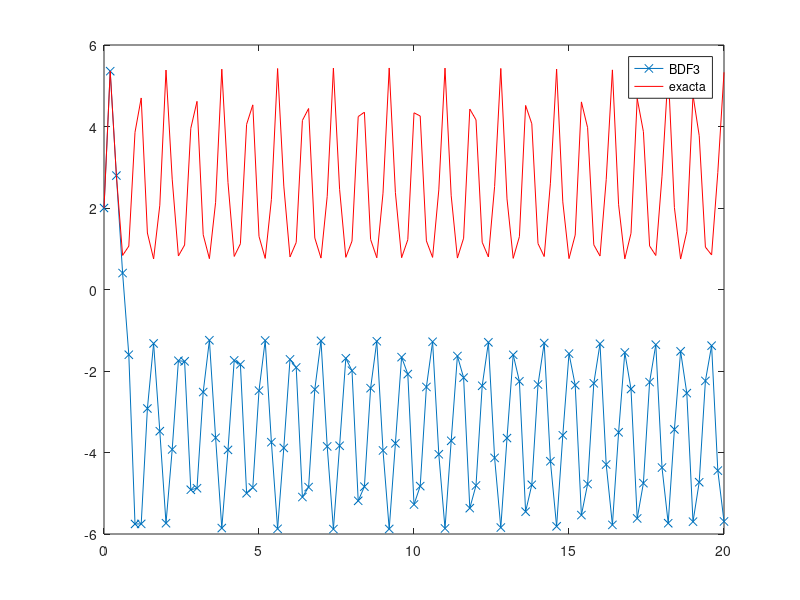

Here is the MATLAB script that generated this plot: (Note: this script raises an error after producing the figure.)
%
% estimamos el orden de convergencia con BDF3 
% usando las rectas de pendiente sobre el 
% problema y'=kk*cos(kk*t)*y que oscila periodicamente
% La solucion es 
%  y=y0*exp(sin(kk*t));
%
%Datos para la solucion exacta
t0=0; %Tiempo inicial
tf=20;  %Tiempo final
T=tf-t0;% Tiempo total
y0=2; %Dato inicial
%Datos para la solucion exacta
kk=7;

%
% Numero de calculos a realizar
%
M=13;
nP=zeros(1,M);% guarda el numero de puntos de la particion en cada calculo
errBDF3=zeros(1,M); %guarda el error obtenido con BDF3
%
% Numero de puntos iniciales
%
N=100;
for j=1:M  
    nP(j)=N;% Se guarda el numero de puntos a usar 
    h=T/N; % Talla de la particion
% Vectores para BDF3
    t=zeros(1,N+1);% dimensionaliza t
    y=zeros(1,N+1);% dimensionaliza y 
    yexact=zeros(1,N+1);% dimensionaliza yexact 
    %
    % Datos iniciales
    %
    t(1)=0;
    t(2)=h;
    t(3)=2*h;
    y(1)=y0*exp(sin(kk*t(1)));
    y(2)=y0*exp(sin(kk*t(2)));
    y(3)=y0*exp(sin(kk*t(3)));
    yexact(1)=y(1);
    yexact(2)=y(2);
    yexact(3)=y(3);
    
for n=3:N
    t(n+1)=n*h;
    y(n+1)=18/11*y(n)-9/11*y(n-1)+2/11*y(n-2);
    y(n+1)=y(n+1)/(1-6/11*h*kk*cos(kk*t(n+1)));
    yexact(n+1)=y0*exp(sin(kk*t(n+1)));
end 
figure(1);
plot(t,y,'x-',t,yexact,'r-');
legend('BDF3','exacta','Location','Best');
title([' BDF3 con N= ',num2str(N),' a= ',num2str(a)]);
%
errBDF3(j)=max(abs(yexact-y));
   pause(0.1); 
N=2*N; %duplicamos N
if (j>1)
   p= log(errBDF3(j-1)/errBDF3(j))/log(2);
disp(['Errores: N= ',num2str(N),' BDF3 = ',num2str(errBDF3(j)),' Orden ',num2str(p)])
end
pause(0.1);
end
%
% Visualizamos ahora los datos globales del calculo
%
figure(2)
plot(nP,log(errBDF3),'-*');
legend('LogErrBDF3','Location','Best');
title([' Modelo con a= ',num2str(a),...
       ': Decaimiento log errores BDF3 ']);
figure(3)
plot(log(nP),log(errBDF3),'*',log(nP),-3*log(nP),'-');
legend('BDF3','-3','Location','Best');
title([' Modelo con a= ',num2str(a),...
       ': Ordene de convergencia BDF3 ']);
   